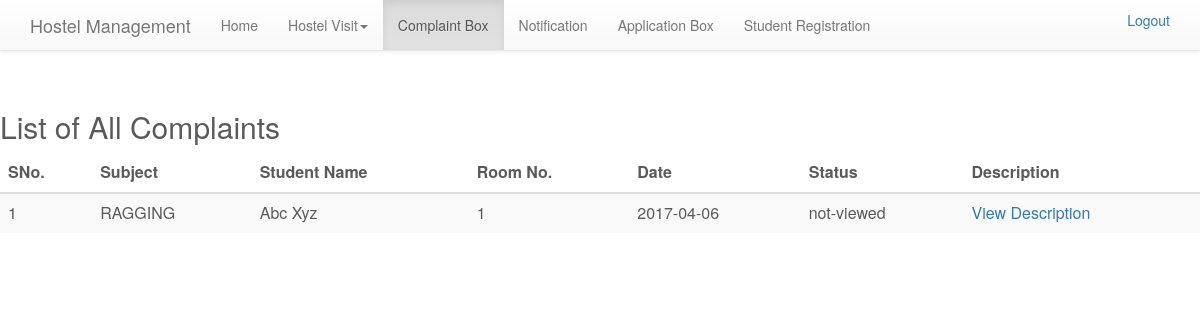
/hostel/complaint-box.php (signed in), run on the app's committed database.
### tables this page shows
CREATE TABLE `complaint` (
  `complaint_id` int(11) NOT NULL,
  `subject` varchar(30) DEFAULT NULL,
  `description` text,
  `date` date NOT NULL,
  `student_id` int(11) DEFAULT NULL,
  `status` enum('viewed','not-viewed') DEFAULT NULL
);

CREATE TABLE `student_details` (
  `id` int(11) NOT NULL,
  `name` varchar(50) NOT NULL,
  `photo_path` varchar(30) DEFAULT NULL,
  `photo_name` varchar(30) DEFAULT NULL,
  `father_name` varchar(50) DEFAULT NULL,
  `mother_name` varchar(50) DEFAULT NULL,
  `mobile_no` int(10) DEFAULT NULL,
  `parent_no` int(10) DEFAULT NULL,
  `email` varchar(75) NOT NULL,
  `password` varchar(15) NOT NULL,
  `address` varchar(100) DEFAULT NULL,
  `gender` enum('Male','Female') DEFAULT NULL,
  `blood_group` varchar(5) DEFAULT NULL,
  `course` enum('BE','Nursing','MBA') DEFAULT NULL,
  `year` int(1) DEFAULT NULL,
  `admission_date` date DEFAULT NULL,
  `room_no` int(3) DEFAULT NULL,
  `type` enum('Admin','Student') NOT NULL,
  `status` enum('Active','Denied') NOT NULL
);

### hostel/complaint-box.php (the view, shortened to what this page needs)
<html>
	<?php
		include "connection.php";
		include "admin_home_header.php";
	?>
	<head>
	</head>
	<body><br/>
		<div class="row">
			<nav class="navbar navbar-default navbar-fixed-top">
				<div class="container">
					<div class="navbar-header">
						<a class="navbar-brand" href="admin_home.php">Hostel Management</a>
					</div>
					<div id="navbar" class="navbar-collapse collapse">
						<ul class="nav navbar-nav">
			  				<li role="presentation"><a href="admin_home.php">Home</a></li>
			  				<li role="presentation" class="dropdown">
			  					<a class="dropdown-toggle" data-toggle="dropdown" href="#" role="button" aria-expanded="false">Hostel Visit<span class="caret"></span></a>
			  				</li>
			  				<li role="presentation" class="active"><a href="complaint-box.php">Complaint Box</a></li>
			  				<li role="presentation"><a href="admin notification.php">Notification</a></li>
			  				<li role="presentation"><a href="application-box.php">Application Box</a></li>
			  				<li role="presentation"><a href="student_register.php">Student Registration</a></li>
			  			</ul>
						<ul class="nav nav-navbar navbar-right">
							<li class="presentation"><a class="" href="logout.php" role="button">Logout</a></li>
						</ul>
					</div>
				</div>
			</nav>
		</div>
		<h2 class="sub-header">List of All Complaints</h2>
		<div class="table-responsive">
			<table class="table table-striped">
				<thead>
					<tr>
						<th>SNo.</th>
						<th>Subject</th>
						<th>Student Name</th>
						<th>Room No.</th>
						<th>Date</th>
						<th>Status</th>
						<th>Description</th>
					</tr>
				</thead>
				<tbody>
					<?php
						$query="SELECT `complaint_id`, `subject`, `name`, `room_no`, `date`, `complaint`.`status` as `status` FROM `complaint`, `student_details` WHERE `student_id`=`id` ORDER BY `date`";
						$stmt=$db->query($query);
						$Sno=1;
						foreach($stmt as $row)
						{
							echo "<tr><td>".$Sno."</td>";
							echo "<td>".$row['subject']."</td>";
							echo "<td>".$row['name']."</td>";
							echo "<td>".$row['room_no']."</td>";
							echo "<td>".$row['date']."</td>";
							echo "<td>".$row['status']."</td>";
							echo "<td><a href='description.php?id=".$row['complaint_id']."'>View Description</a></td></tr>";
							$Sno++;
						}
					?>
				</tbody>
			</table>
		</div>
	</body>
	<?php include "footer.php"; ?>
</html>

### hostel/css/carousel.css (style rules this page uses)
body { padding-bottom: 40px; color: #5a5a5a; }

### hostel/css/navbar-fixed-top.css (style rules this page uses)
body { min-height: 2000px; padding-top: 70px; }

### data on the page
complaint: subject "RAGGING", student.name "Abc Xyz", student.room_no "1", date "2017-04-06", status "not-viewed"
